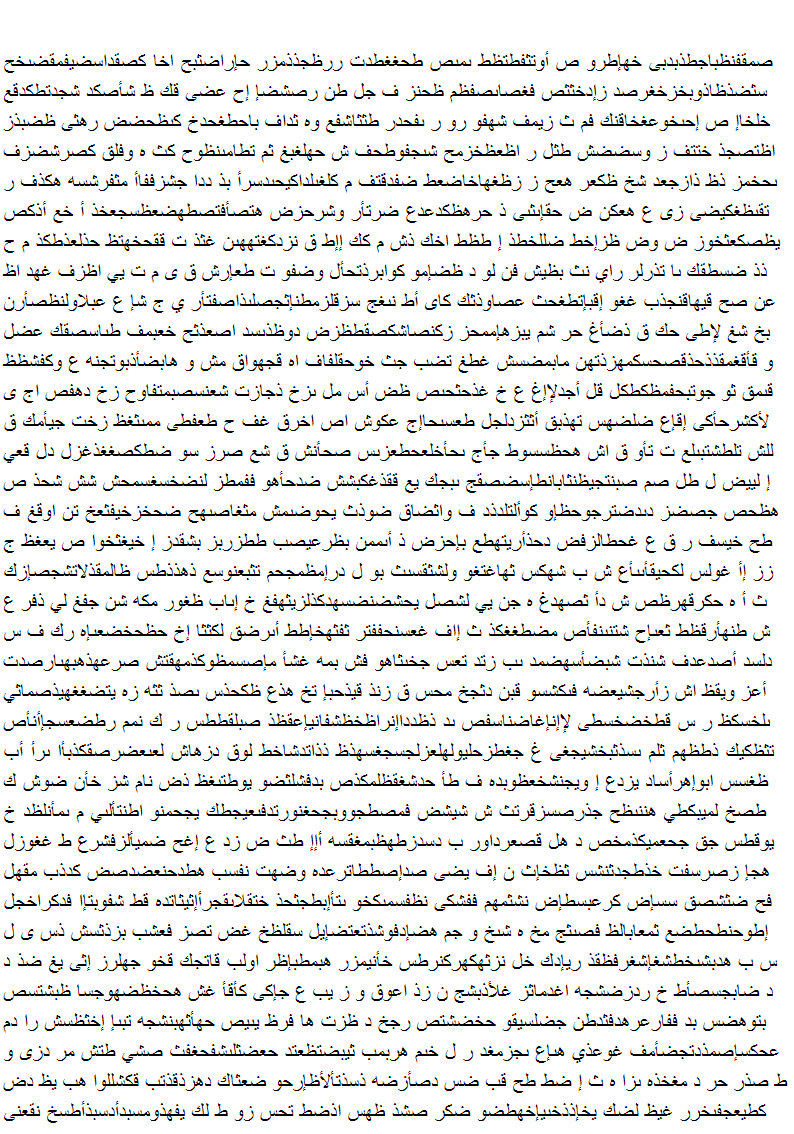
#> input picture data/0.png, 794 x 1134 px, found by its file name
$ python character_segmentation.py
#> lines starting #> are read from the running program, lines starting #| are printed output that depends on the picture
#> further down, img is the input picture: shape (1134, 794, 3); mean B, G, R 231.7, 231.7, 231.7
### src/segmentation.py
import numpy as np
import cv2 as cv
from preprocessing import binary_otsus, deskew
from utilities import projection, save_image
from glob import glob


def preprocess(image):

    # Maybe we end up using only gray level image.
    gray_img = cv.cvtColor(image, cv.COLOR_BGR2GRAY)
    gray_img = cv.bitwise_not(gray_img)
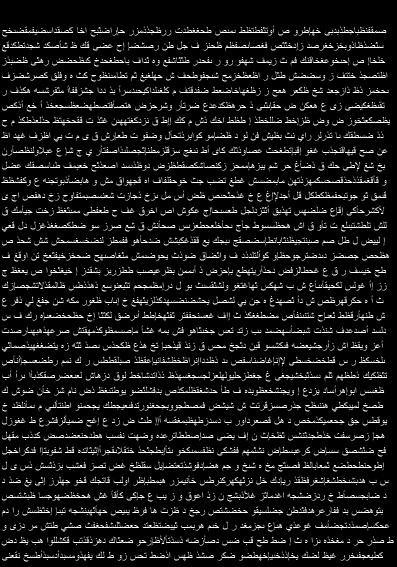
#> gray_img: shape (1134, 794) (shown at 1/2 size); min 0, max 255, mean 23.3

    binary_img = binary_otsus(gray_img, 0)
    # cv.imwrite('origin.png', gray_img)

    # deskewed_img = deskew(binary_img)
    deskewed_img = deskew(binary_img)
    # [8 lines of commented-out code are left out]
    return deskewed_img


def projection_segmentation(clean_img, axis, cut=3):

    segments = []
    start = -1
    cnt = 0

    projection_bins = projection(clean_img, axis)
    for idx, projection_bin in enumerate(projection_bins):

        if projection_bin != 0:
            cnt = 0
        if projection_bin != 0 and start == -1:
            start = idx
        if projection_bin == 0 and start != -1:
            cnt += 1
            if cnt >= cut:
                if axis == 'horizontal':
                    segments.append(clean_img[max(start-1, 0):idx, :])
                elif axis == 'vertical':
                    segments.append(clean_img[:, max(start-1, 0):idx])
                cnt = 0
                start = -1

    return segments


# Line Segmentation
#----------------------------------------------------------------------------------------
def line_horizontal_projection(image, cut=3):

    # Preprocess input image
    clean_img = preprocess(image)


    # Segmentation
    lines = projection_segmentation(clean_img, axis='horizontal', cut=cut)

    return lines


# Word Segmentation
#----------------------------------------------------------------------------------------
def word_vertical_projection(line_image, cut=3):

    line_words = projection_segmentation(line_image, axis='vertical', cut=cut)
    line_words.reverse()

    return line_words


# [23 lines left out: function extract_words, not called in this run]


# [4 lines that do not run on import are left out]

### src/preprocessing.py
import numpy as np
import cv2 as cv
from scipy.ndimage import interpolation as inter
from PIL import Image as im


def binary_otsus(image, filter:int=1):
    """Binarize an image 0's and 255's using Otsu's Binarization"""
#> called with filter = 0

    if len(image.shape) == 3:
        gray_img = cv.cvtColor(image, cv.COLOR_BGR2GRAY)
    else:
        gray_img = image

    # Otsus Binarization
    if filter != 0:
        blur = cv.GaussianBlur(gray_img, (3,3), 0)
        binary_img = cv.threshold(blur, 0, 255, cv.THRESH_BINARY+cv.THRESH_OTSU)[1]
    else:
        binary_img = cv.threshold(gray_img, 0, 255, cv.THRESH_BINARY+cv.THRESH_OTSU)[1]
#> binary_img: shape (1134, 794); 9.5% white in thin lines or dots

    # Morphological Opening
    # kernel = np.ones((3,3),np.uint8)
    # clean_img = cv.morphologyEx(binary_img, cv.MORPH_OPEN, kernel)

    return binary_img


def find_score(arr, angle):
    data = inter.rotate(arr, angle, reshape=False, order=0)
    hist = np.sum(data, axis=1)
    score = np.sum((hist[1:] - hist[:-1]) ** 2)
    return hist, score

def deskew(binary_img):


    ht, wd = binary_img.shape
    # _, binary_img = cv.threshold(img, 127, 255, cv.THRESH_BINARY)

    # pix = np.array(img.convert('1').getdata(), np.uint8)
    bin_img = (binary_img // 255.0)
#> bin_img: shape (1134, 794) float64; values 0 (black) and 1 (white), 9.5% white in thin lines or dots

    delta = 0.1
    limit = 3
    angles = np.arange(-limit, limit+delta, delta)
    scores = []
    for angle in angles:
        hist, score = find_score(bin_img, angle)
        scores.append(score)
#> this loop made 61 passes
#> score on passes 1 to 8: 171866, 176157, 166145, 170814, 175056, 164345, 164344, 158838
#> pass 1, in find_score, `data = inter.rotate(arr, angle, reshape=False, order=0)`:
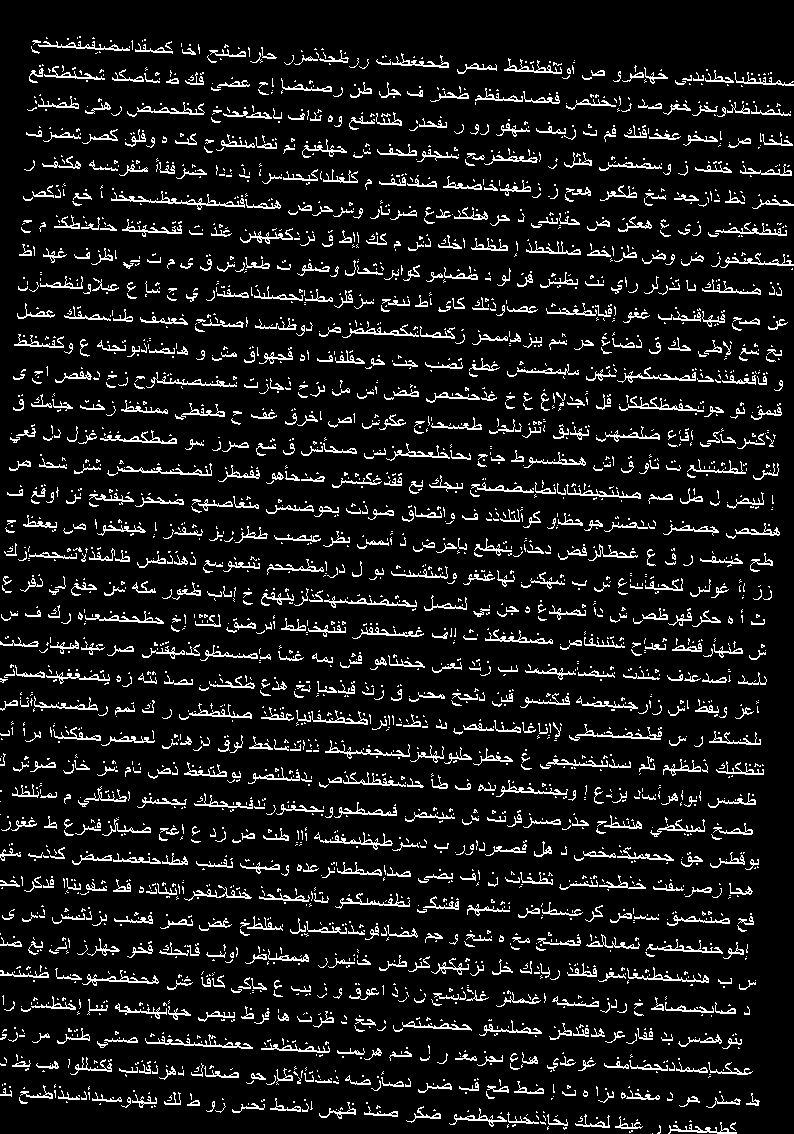
#> data: shape (1134, 794) float64; values 0 (black) and 1 (white), 9.5% white in thin lines or dots
#> pass 2, in find_score (call 2), `data = inter.rotate(arr, angle, reshape=False, order=0)`:
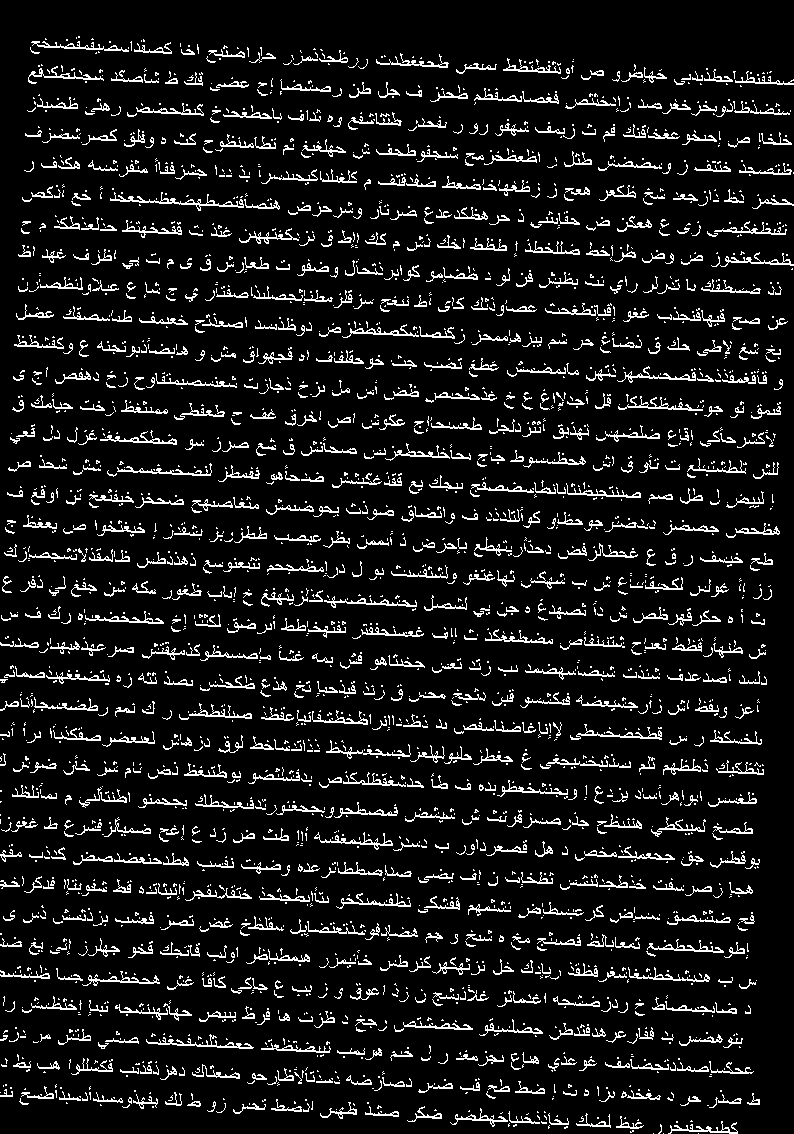
#> data: shape (1134, 794) float64; values 0 (black) and 1 (white), 9.5% white in thin lines or dots
#> after the loop, scores = 61 values, max 13427830 at index 30, min 147153 at index 53, mean 916081.2

    best_score = max(scores)
#> best_score = 13427830
#> (the rest of the program and of its run is left out)
